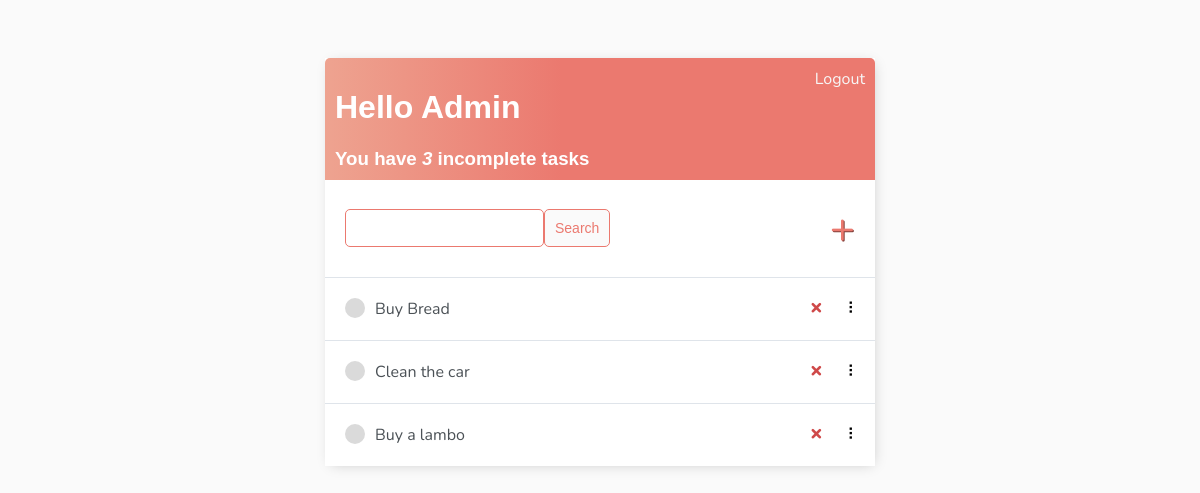
Before: / (signed in) with the older database file.
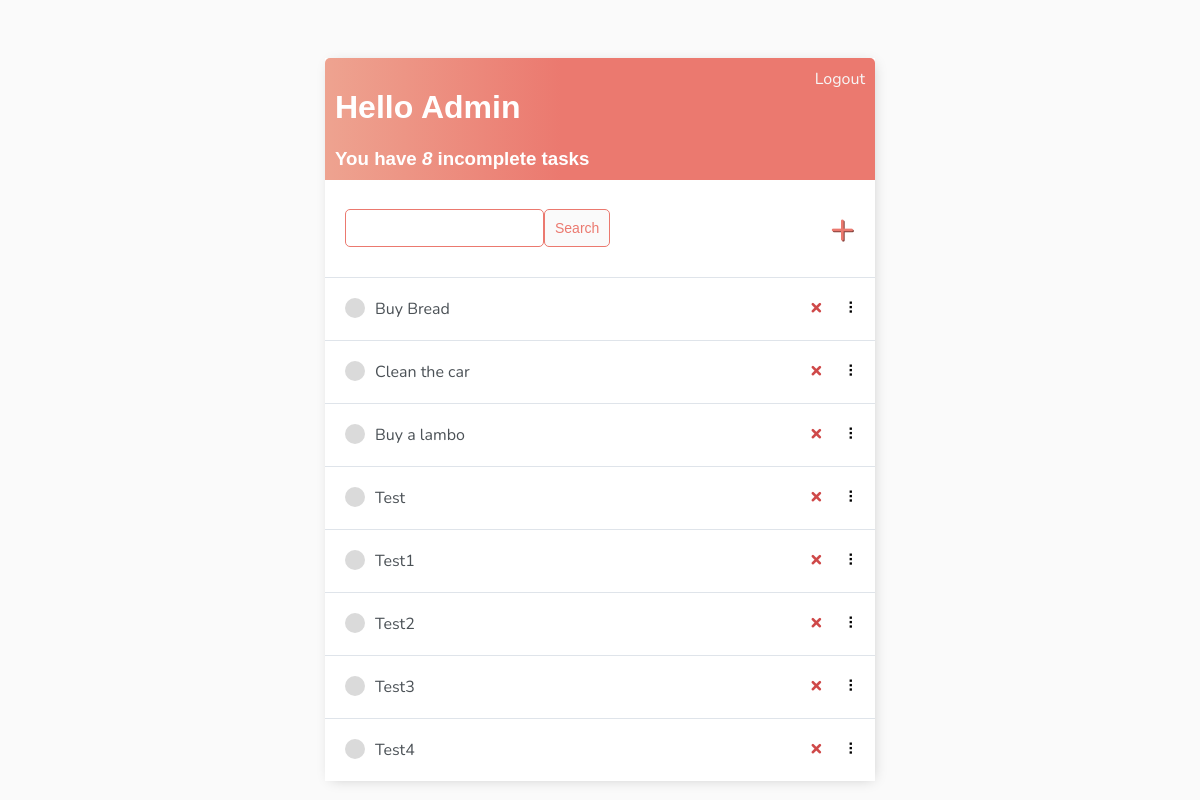
After: the same page with the newer database file.
### base/models.py (models this page shows)
class Task(models.Model):
    user = models.ForeignKey(User, on_delete=models.CASCADE, null=True, blank=True)
    title = models.CharField(max_length=200, null=True, blank=True)
    description = models.TextField(null=True, blank=True)
    complete = models.BooleanField(default=False)
    created = models.DateTimeField(auto_now_add=True)
    def __str__(self):
        return self.title
    class Meta:
        order_with_respect_to = 'user'

### base/views.py (the view)
# urls.py: path('', TaskList.as_view(), name='tasks'),
class TaskList(LoginRequiredMixin, ListView):
    model = Task
    context_object_name = 'tasks'
    def get_context_data(self, **kwargs):
        context = super().get_context_data(**kwargs)
        context['tasks'] = context['tasks'].filter(user=self.request.user)
        context['count'] = context['tasks'].filter(complete=False).count()
        search_input = self.request.GET.get('search-area') or ''
        if search_input:
            context['tasks'] = context['tasks'].filter(title__icontains=search_input)
        context['search_input'] = search_input
        return context

### base/templates/base/task_list.html (shortened to what this page needs)
{% extends 'base/main.html' %} {% block content %}
<div class="header-bar">
  <div>
    <h1>Hello {{request.user|title}}</h1>
    <h3 style="margin: 0">
      You have <i>{{count}}</i> incomplete task{{ count|pluralize:"s" }}
    </h3>
  </div>
  {% if request.user.is_authenticated %}
  <a href="{% url 'logout' %}">Logout</a>
  {% else %}
  <a href="{% url 'login' %}">Login</a>
  {% endif %}
</div>
<div id="search-add-wrapper">
  <form method="GET" style="display: flex">
    <input type="text" name="search-area" value="{{search_input}}" />
    <input class="button" type="submit" value="Search" />
  </form>
  <a id="add-link" href="{% url 'task-create' %}">&#x2b;</a>
</div>
<div id="tasklist" class="task-items-wrapper">
  {% for task in tasks %}
  <div class="task-wrapper" data-position="{{task.pk}}">
    <div class="task-title">
      {% if task.complete %}
      <div class="task-complete-icon"></div>
      <i
        ><s><a href="{% url 'task-update' task.id %}">{{task}}</a></s></i
      >
      {% else %}
      <div class="task-incomplete-icon"></div>
      <a href="{% url 'task-update' task.id %}">{{task}}</a> {% endif %}
    </div>
    <div class="task-controls">
      <a class="delete-link" href="{% url 'task-delete' task.id %}">&#215;</a>
      <span class="handle">&nbsp;&#10247;</span>
    </div>
  </div>
  {% empty %}
  <h3>No items in list</h3>
  {% endfor %}
</div>
{% endblock content %}

### base/templates/base/main.html (shortened to what this page needs)
<!DOCTYPE html>
<html>
  <head>
    {% load static %}
    <link href="{% static 'css/main.css' %}" rel="stylesheet" />
  </head>
  <body>
    <div class="container">{% block content %} {% endblock content %}</div>
  </body>
</html>

### static/css/main.css (style rules this page uses)
body { background-color: #fafafa; font-family: "Nunito", sans-serif; padding-top: 50px; }
h1, h2, h3, h4, h5, h6 { font-family: "Raleway", sans-serif; }
a, p { color: #4b5156; }
.container { max-width: 550px; margin: auto; background-color: #fff; -webkit-box-shadow: 2px 2px 13px -4px rgba(0, 0, 0, 0.21); box-shadow: 2px 2px 13px -4px rgba(0, 0, 0, 0.21); }
.header-bar { display: flex; justify-content: space-between; color: #fff; padding: 10px; border-radius: 5px 5px 0 0; background: linear-gradient(90deg, #eea390 0%, #eb796f 43%, #eb796f 100%); }
.header-bar a { color: rgb(247, 247, 247); text-decoration: none; }
.task-wrapper { display: flex; align-items: center; justify-content: space-between; background-color: #fff; border-top: 1px solid #dfe4ea; overflow: hidden; }
.task-title { display: flex; padding: 20px; }
.task-title a { text-decoration: none; color: #4b5156; margin-left: 10px; }
.task-incomplete-icon { height: 20px; width: 20px; background-color: rgb(218, 218, 218); border-radius: 50%; }
.delete-link { text-decoration: none; font-weight: 900; color: #cf4949; font-size: 22px; line-height: 0; padding: 20px 0px; }
.handle { display: inline-block; padding: 20px 16px; cursor: grab; user-select: none; }
.handle:after, .handle:before { display: block; content: ""; }
#add-link { color: #eb796f; text-decoration: none; font-size: 42px; text-shadow: 1px 1px #81413b; }
#search-add-wrapper { display: flex; justify-content: space-between; align-items: center; padding: 20px; }
input[type="text"], input[type="password"], textarea { border: 1px solid #eb796f; border-radius: 5px; padding: 10px; width: 90%; }
.button { border: 1px solid #eb796f; background-color: #fafafa; color: #eb796f; padding: 10px; font-size: 14px; border-radius: 5px; cursor: pointer; text-decoration: none; }

Changed rows visible on the page:
added Task: title "Test"
added Task: title "Test1"
added Task: title "Test2"
added Task: title "Test3"
added Task: title "Test4"
Other visible differences:
{{ count }}: "3" → "8"
